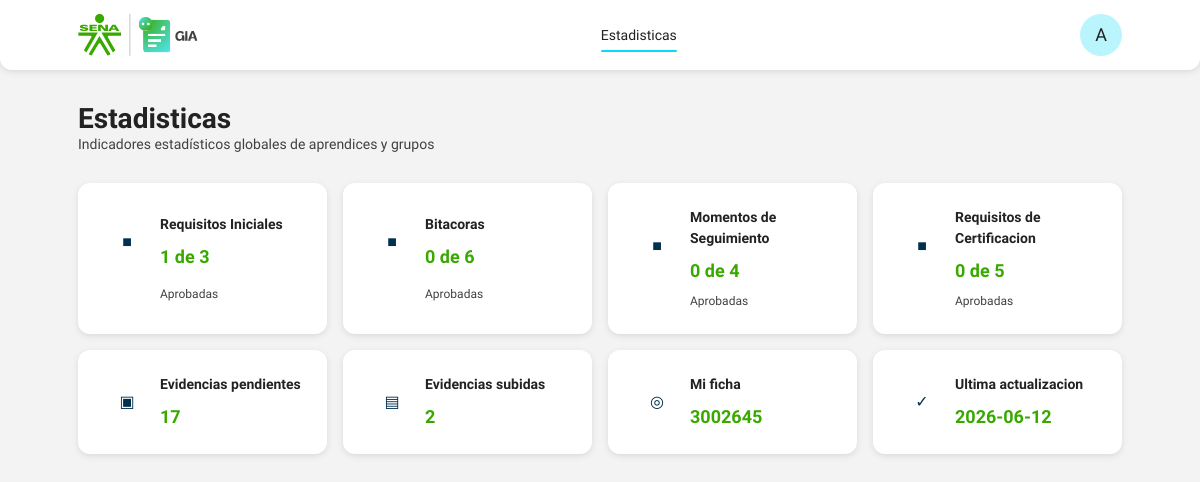
The app's page / (signed in) with its own data.
### models/evidence.py (models this page shows, shortened)
class EvidenceActivity(db.Model):
    __tablename__ = "evidence_activity"
    id = db.Column(db.Integer, primary_key=True)
    group_id = db.Column(db.Integer, db.ForeignKey("training_group.id"), nullable=False)
    evidence_type = db.Column(db.String(80), nullable=False)
    title = db.Column(db.String(180), nullable=False)
    description = db.Column(db.Text, nullable=True)
    due_start = db.Column(db.String(40), nullable=True)
    due_end = db.Column(db.String(40), nullable=True)
    is_default = db.Column(db.Boolean, default=True)
    created_at = db.Column(db.DateTime, default=datetime.utcnow)
    group = db.relationship("TrainingGroup", back_populates="evidence_activities")
    submissions = db.relationship(
        "EvidenceSubmission",
        back_populates="activity",
        lazy="select",
        cascade="all, delete-orphan",
    )

class EvidenceSubmission(db.Model):
    __tablename__ = "evidence_submission"
    id = db.Column(db.Integer, primary_key=True)
    activity_id = db.Column(db.Integer, db.ForeignKey("evidence_activity.id"), nullable=False)
    apprentice_id = db.Column(db.Integer, db.ForeignKey("apprentice.id"), nullable=False)
    status = db.Column(db.String(40), nullable=False, default=EVIDENCE_STATUS_NOT_SUBMITTED)
    observations = db.Column(db.Text, nullable=True)
    file_name = db.Column(db.String(255), nullable=True)
    file_path = db.Column(db.String(255), nullable=True)
    signature_file_name = db.Column(db.String(255), nullable=True)
    signature_file_path = db.Column(db.String(255), nullable=True)
    uploaded_at = db.Column(db.DateTime, nullable=True)
    approved_at = db.Column(db.DateTime, nullable=True)
    approved_by_id = db.Column(db.Integer, db.ForeignKey("user.id"), nullable=True)
    created_at = db.Column(db.DateTime, default=datetime.utcnow)
    activity = db.relationship("EvidenceActivity", back_populates="submissions")
    apprentice = db.relationship("Apprentice", back_populates="evidence_submissions")
    approved_by = db.relationship("User", foreign_keys=[approved_by_id], lazy="select")

### models/apprentice.py (models this page shows, shortened)
class Apprentice(db.Model):
    __tablename__ = "apprentice"
    id = db.Column(db.Integer, primary_key=True)
    created_by = db.Column(db.Integer, db.ForeignKey("user.id"), nullable=False)
    student_user_id = db.Column(db.Integer, db.ForeignKey("user.id"), nullable=True)
    group_id = db.Column(db.Integer, db.ForeignKey("training_group.id"), nullable=True, index=True)
    group_number = db.Column(db.String(30), nullable=False, index=True)
    document_type = db.Column(db.String(30), nullable=False)
    document_number = db.Column(db.String(30), unique=True, nullable=False, index=True)
    first_names = db.Column(db.String(120), nullable=False)
    last_names = db.Column(db.String(120), nullable=False)
    gender = db.Column(db.String(20), nullable=True)
    phone = db.Column(db.String(30), nullable=True)
    email = db.Column(db.String(150), nullable=True)
    municipality_origin = db.Column(db.String(120), nullable=True)
    program_name = db.Column(db.String(150), nullable=True)
    program_level = db.Column(db.String(80), nullable=True)
    group_validity = db.Column(db.String(80), nullable=True)
    lead_instructor = db.Column(db.String(150), nullable=True)
    followup_instructor = db.Column(db.String(150), nullable=True)
    followup_instructor_email = db.Column(db.String(150), nullable=True)
    ep_modality = db.Column(db.String(120), nullable=True)
    sofia_status = db.Column(db.String(80), nullable=True)
    practice_start_date = db.Column(db.String(40), nullable=True)
    practice_end_date = db.Column(db.String(40), nullable=True)
    followup_moment1_start = db.Column(db.String(40), nullable=True)
    followup_moment1_end = db.Column(db.String(40), nullable=True)
    followup_moment2_start = db.Column(db.String(40), nullable=True)
    followup_moment2_end = db.Column(db.String(40), nullable=True)
    followup_moment3_start = db.Column(db.String(40), nullable=True)
    followup_moment3_end = db.Column(db.String(40), nullable=True)
    followup_moment4_start = db.Column(db.String(40), nullable=True)
    followup_moment4_end = db.Column(db.String(40), nullable=True)
    company_name = db.Column(db.String(150), nullable=True)
    company_municipality = db.Column(db.String(120), nullable=True)
    company_address = db.Column(db.String(180), nullable=True)
    coformador_name = db.Column(db.String(150), nullable=True)
    coformador_email = db.Column(db.String(150), nullable=True)
    coformador_phone = db.Column(db.String(30), nullable=True)
    arl_responsible = db.Column(db.String(150), nullable=True)
    continues_company = db.Column(db.String(30), nullable=True)
    individual_management = db.Column(db.Text, nullable=True)
    followup_moments = db.Column(db.String(200), nullable=True)
    evaluation_date = db.Column(db.String(40), nullable=True)
    english_results = db.Column(db.String(120), nullable=True)
    created_at = db.Column(db.DateTime, default=datetime.utcnow)
    group = db.relationship("TrainingGroup", back_populates="apprentices", lazy="joined")
    bitacoras = db.relationship(
        "Bitacora",
        backref="apprentice",
        lazy="select",
        cascade="all, delete-orphan",
        order_by="desc(Bitacora.created_at)",
    )
    student_user = db.relationship("User", foreign_keys=[student_user_id], lazy="select")
    evidence_submissions = db.relationship(
        "EvidenceSubmission",
        back_populates="apprentice",
        lazy="select",
        cascade="all, delete-orphan",
    )

### routes/dashboard.py (the view)
@dashboard_bp.route("/")
@login_required
def index():
    try:
        total_apprentices = db.session.query(func.count(Apprentice.id)).scalar() or 0
    except Exception:
        current_app.logger.exception("Error contando aprendices")
        total_apprentices = 0
    try:
        total_groups = db.session.query(func.count(TrainingGroup.id)).scalar() or 0
    except Exception:
        current_app.logger.exception("Error contando grupos")
        total_groups = 0
    try:
        in_training = db.session.query(func.count(Apprentice.id)).filter(
            getattr(Apprentice, "sofia_status", None) == "En lectiva"
        ).scalar() or 0
    except Exception:
        current_app.logger.debug("Campo 'sofia_status' no disponible o error en consulta", exc_info=True)
        in_training = 0
    try:
        in_practice = db.session.query(func.count(Apprentice.id)).filter(
            getattr(Apprentice, "sofia_status", None) == "En practica"
        ).scalar() or 0
    except Exception:
        current_app.logger.debug("Campo 'sofia_status' no disponible o error en consulta", exc_info=True)
        in_practice = 0
    try:
        enabled = db.session.query(func.count(Apprentice.id)).filter(
            getattr(Apprentice, "enabled", None) == True
        ).scalar() or 0
    except Exception:
        current_app.logger.debug("Campo 'enabled' no disponible o error en consulta", exc_info=True)
        enabled = 0
    try:
        with_alternative = db.session.query(func.count(Apprentice.id)).filter(
            getattr(Apprentice, "has_alternative", None) == True
        ).scalar() or 0
    except Exception:
        current_app.logger.debug("Campo 'has_alternative' no disponible o error en consulta", exc_info=True)
        with_alternative = 0
    try:
        certified = db.session.query(func.count(Apprentice.id)).filter(
            getattr(Apprentice, "certified", None) == True
        ).scalar() or 0
    except Exception:
        current_app.logger.debug("Campo 'certified' no disponible o error en consulta", exc_info=True)
        certified = 0
    without_alternative = max(0, (total_apprentices - with_alternative))
    stats = {
        "total_groups": total_groups,
        "total_apprentices": total_apprentices,
        "in_training": in_training,
        "in_practice": in_practice,
        "enabled": enabled,
        "with_alternative": with_alternative,
        "without_alternative": without_alternative,
        "certified": certified,
    }
    student_dashboard = None
    try:
        if getattr(current_user, "role", None) == "aprendiz":
            pending = 0
            uploaded = 0
            group_number = getattr(current_user, "group_number", None) or getattr(current_user, "group", None) or "—"
            last_upload = None
            evidence_summary = {}
            try:
                apprentice_record = db.session.query(Apprentice).filter(
                    Apprentice.student_user_id == getattr(current_user, "id", None)
                ).first()
                if apprentice_record:
                    ensure_submissions_for_apprentice(apprentice_record)
                    db.session.commit()
                    submissions = EvidenceSubmission.query.filter_by(apprentice_id=apprentice_record.id).all()
                    pending = sum(1 for item in submissions if item.status in ["no_entregado", "pendiente_aprobacion"])
                    uploaded = sum(1 for item in submissions if item.status != "no_entregado")
                    group_number = getattr(apprentice_record, "group_number", group_number)
                    uploads = [item.uploaded_at for item in submissions if item.uploaded_at]
                    last_upload = max(uploads) if uploads else None
                    evidence_summary = summarize_submissions(submissions)
            except Exception:
                current_app.logger.debug("No se pudo buscar Apprentice relacionado al usuario", exc_info=True)
            student_dashboard = {
                "pending": pending or 0,
                "uploaded": uploaded or 0,
                "group_number": group_number,
                "last_upload": last_upload,
                "evidence_summary": evidence_summary,
            }
    except Exception:
        current_app.logger.exception("Error construyendo student_dashboard")
        student_dashboard = {"pending": 0, "uploaded": 0, "group_number": "—", "last_upload": None, "evidence_summary": {}}
    return render_template("dashboard/index.html", stats=stats, student_dashboard=student_dashboard)

### services/auth_helpers.py (called while the page is built)
@login_manager.user_loader
def load_user(user_id):
    return User.query.get(int(user_id))

### services/evidence_service.py (called while the page is built, shortened)
def seed_default_evidences_for_group(group):
    if not group:
        return []
    existing_titles = {
        item.title
        for item in EvidenceActivity.query.filter_by(group_id=group.id).all()
    }
    created = []
    for evidence_type, title in DEFAULT_EVIDENCES:
        if title in existing_titles:
            continue
    if created:
        db.session.flush()
    sync_group_followup_dates(group)
    return created

def ensure_submissions_for_apprentice(apprentice):
    if not apprentice or not apprentice.group_number:
        return []
    group = TrainingGroup.query.filter_by(group_number=apprentice.group_number).first()
    if not group:
        return []
    seed_default_evidences_for_group(group)
    activities = EvidenceActivity.query.filter_by(group_id=group.id).all()
    existing_activity_ids = {
        item.activity_id
        for item in EvidenceSubmission.query.filter_by(apprentice_id=apprentice.id).all()
    }
    created = []
    for activity in activities:
        if activity.id in existing_activity_ids:
            continue
    if created:
        db.session.flush()
    return created

def summarize_submissions(submissions):
    summary = {
        evidence_type: {"total": 0, "approved": 0, "pending": 0, "not_submitted": 0}
        for evidence_type in EVIDENCE_TYPES
    }
    for submission in submissions:
        evidence_type = submission.activity.evidence_type
        item = summary.setdefault(evidence_type, {"total": 0, "approved": 0, "pending": 0, "not_submitted": 0})
        item["total"] += 1
        if submission.status == EVIDENCE_STATUS_APPROVED:
            item["approved"] += 1
        elif submission.status == "pendiente_aprobacion":
            item["pending"] += 1
        else:
            item["not_submitted"] += 1
    return summary

### services/utils.py (called while the page is built)
def clean_cell(value):
    if value is None:
        return ""
    if isinstance(value, (datetime, date)):
        return value.strftime("%d/%m/%Y")
    text = str(value).replace("\xa0", " ").strip()
    return re.sub(r"\s+", " ", text)

### templates/dashboard/index.html (shortened to what this page needs)
{% extends "base.html" %}
{% block content %}
<section class="page-head">
  <div>
    <h1>Estadisticas</h1>
    <p>Indicadores estadísticos globales de aprendices y grupos</p>
  </div>
</section>
{% set s = stats or {} %}
{% set sd = student_dashboard or {} %}
{% if current_user.role == 'aprendiz' %}
  <section class="stats-grid">
    {% for type, item in sd.get('evidence_summary', {}).items() %}
    <article class="stat-card">
      <span class="stat-icon">■</span>
      <h3>{{ type }}</h3>
      <strong>{{ item.approved }} de {{ item.total }}</strong>
      <small>Aprobadas</small>
    </article>
    {% endfor %}
    <article class="stat-card">
      <span class="stat-icon">▣</span>
      <h3>Evidencias pendientes</h3>
      <strong>{{ sd.get('pending', 0) }}</strong>
    </article>
    <article class="stat-card">
      <span class="stat-icon">▤</span>
      <h3>Evidencias subidas</h3>
      <strong>{{ sd.get('uploaded', 0) }}</strong>
    </article>
    <article class="stat-card">
      <span class="stat-icon">◎</span>
      <h3>Mi ficha</h3>
      <strong>{{ sd.get('group_number', '—') }}</strong>
    </article>
    <article class="stat-card">
      <span class="stat-icon">✓</span>
      <h3>Ultima actualizacion</h3>
      <strong class="stat-date">
        {% if sd.get('last_upload') %}
          {% if sd.get('last_upload') is string %}
            {{ sd.get('last_upload') }}
          {% else %}
            {{ sd.get('last_upload').strftime('%Y-%m-%d') }}
          {% endif %}
        {% else %}
          Sin registros
        {% endif %}
      </strong>
    </article>
  </section>
{% endif %}
{% endblock %}

### static/css/base.css (style rules this page uses)
* { box-sizing: border-box; margin: 0; padding: 0; }
body { font-family: var(--font-family); background: var(--bg); color: var(--text); line-height: 1.5; }

### static/css/componets.css (style rules this page uses)
.stat-card { display: grid; grid-template-columns: auto 1fr; grid-template-rows: auto auto; gap: var(--space-sm); align-items: center; padding: 24px; border-radius: var(--radius); background: var(--surface); box-shadow: var(--shadow); }
.stats-grid { display: grid; grid-template-columns: repeat(4, 1fr); gap: var(--space-md); margin-bottom: var(--space-lg); }
.stat-icon { grid-column: 1; grid-row: 1 / span 2; width: 50px; height: 50px; display: inline-flex; align-items: center; justify-content: center; color: var(--navy); fill: currentColor; }
.stat-card h3 { grid-column: 2; grid-row: 1; margin: 0; font-size: 14px; font-weight: 600; color: var(--colorneutral-6); align-self: end; }
.stat-card strong { grid-column: 2; grid-row: 2; margin: 0; font-size: 18px; font-weight: 600; color: var(--green); align-self: start; }
.stat-card small { grid-column: 2; grid-row: 3; margin: 0; font-size: 12px; font-weight: 400; color: var(--colorneutral-5); align-self: start; }

### static/css/layout.css (style rules this page uses)
.page-head { display: flex; flex-direction: column; gap: var(--space-sm); margin-bottom: 28px; padding-top: 28px; }
.page-head h1 { font-size: 28px; font-weight: 700; color: var(--colorneutral-6); }
.page-head p { font-size: 14px; font-weight: 400; color: var(--colorneutral-5); margin: -6px 0 0 0; }

### static/css/tokens.css (style rules this page uses)
:root { --font-family: 'Work Sans', sans-serif; --colorneutral-1: #ffffff; --colorneutral-2: #f3f3f3; --colorneutral-3: #d2d2d2; --colorneutral-4: #706f6e; --colorneutral-5: #404040; --colorneutral-6: #222222; --colorgreen-1: #39a900; --colorgreen-2: #007832; --colornavy-1: #00304d; --colorcyan-1: #09daf6; --colorviolet-1: #71277a; --coloryellow-1: #fdc300; --colororange-1: #ff6b00; --colorred-1: #d13438; --colorred-2: #a32f2f; --space-s: 4px; --space-m: 8px; --space-l: 12px; --space-xl: 16px; --radius-1: 4px; --radius-2: 8px; --radius-3: 12px; --shadow: 0 2px 6px rgba(0,0,0,0.1); --green: #39a900; --darkgreen: #007832; --navy: #00304d; --cyan: #09daf6; --danger: #d13438; --darkdanger: #a32f2f; --muted: #706f6e; --darkmuted: #404040; --text: #222; --surface: #fff; --bg: #f3f3f3; --line: #d2d2d2; --space-xs: 4px; --space-sm: 8px; --space-md: 16px; --space-lg: 24px; --radius: 12px; --shadow: 0 2px 6px rgba(0,0,0,0.1); }

### records on screen
EvidenceActivity: evidence_type "Requisitos Iniciales", approved "1", total "3"
EvidenceActivity: evidence_type "Bitacoras", approved "0", total "6"
Apprentice: get "3002645"
EvidenceSubmission: get "2026-06-12"

### other values on screen
{{ type }} "Momentos de Seguimiento" "Requisitos de Certificacion"
{{ item.approved }} "0" "0"
{{ item.total }} "4" "5"
{{ sd.get('pending', 0) }} "17"
{{ sd.get('uploaded', 0) }} "2"
